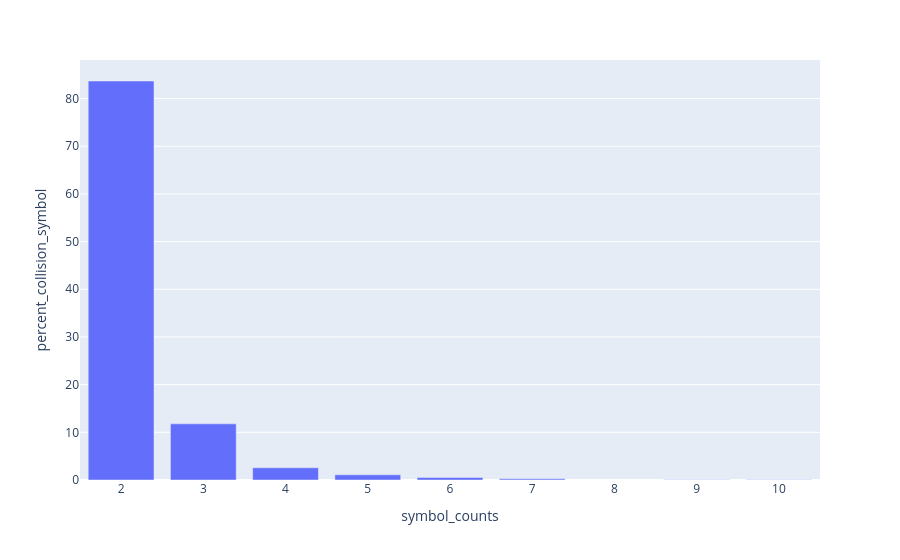

This figure's notebook cell:
### Code cell
create_ambiguous_symbol_histogram(hgnc_ambiguous_symbol_counts, "HGNC", hgnc_ambiguous_symbol_set_count)

### Figure 1 — Plotly figure (JSON) as saved in the notebook; plotly's stock layout.template omitted (floating-point values rounded to 4 significant figures)
{"data": [{"hovertemplate": "symbol_counts=%{x}<br>percent_collision_symbol=%{y}<extra></extra>", "legendgroup": "", "marker": {"color": "#636efa", "pattern": {"shape": ""}}, "name": "", "orientation": "v", "showlegend": false, "textposition": "auto", "type": "bar", "x": [2, 3, 4, 5, 6, 7, 9, 10], "xaxis": "x", "y": [83.68, 11.78, 2.57, 1.076, 0.538, 0.2391, 0.05977, 0.05977], "yaxis": "y"}], "layout": {"barmode": "relative", "legend": {"tracegroupgap": 0}, "margin": {"t": 60}, "xaxis": {"anchor": "y", "domain": [0, 1], "title": {"text": "symbol_counts"}}, "yaxis": {"anchor": "x", "domain": [0, 1], "title": {"text": "percent_collision_symbol"}}}}
